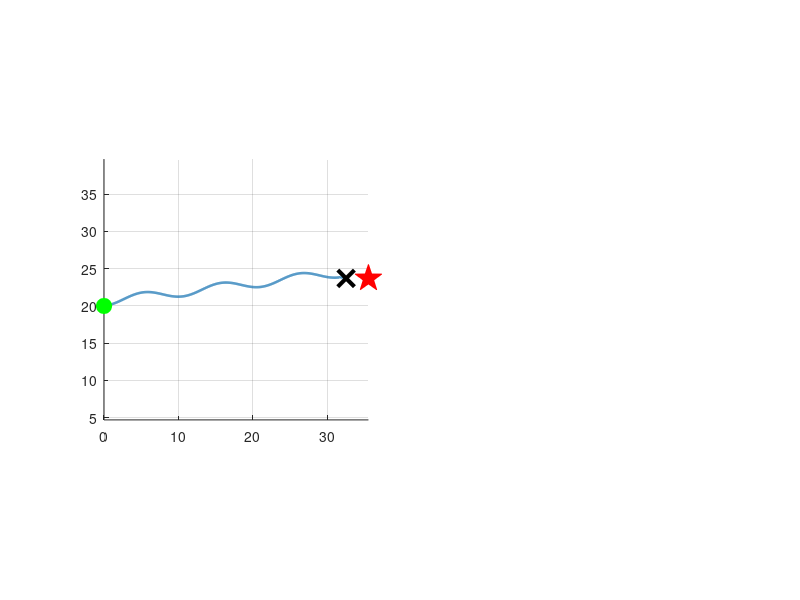

This figure's MATLAB source: (Note: this script raises an error after producing the figure.)
% traj_design.m  — PREVIEW / DESIGN the SLAM-friendly trajectory (no drone, no ROS)
% =========================================================================
% Run this in MATLAB (`run traj_design`) to SEE the path before flying it.
% It integrates the same LEGS list the real probe (slam_traj_probe.m) will fly,
% plus the closed-loop final approach, and plots top-down (x-y) and side (x-z).
% Tweak the LEGS below and re-run to reshape the path. Nothing here commands the
% drone — it's pure math + a plot.
%
% Frame: world (matches read_cmdvel_live_interp integrators). Fixed yaw (camera +x).
%   vx = +forward(east)   vy = +left(north)   vz = +up
% =========================================================================

start_pos = [0; 20; 5];        % drone start (world)
target    = [35.5; 23.7; 3.2]; % stop sign (world)
STANDOFF  = 3.0;               % stop this far in front (-x) of the sign

%% ---------------- THE TRAJECTORY (edit here) ----------------------------
% Keep these values in sync with slam_traj_probe.m — this file previews the
% shape, that one flies it.
TRAJ_MODE = "gentle";        % "gentle" | "weave" | "forward"

% Each leg: { [vx vy vz] (m/s) , duration_s }.  Forward zig-zag: weave y for
% continuous lateral parallax while progressing +x, y-amplitude decaying so it
% converges onto the target's lateral line; gentle descent to target height.
LEGS_WEAVE = { ...
    [1.4,  1.8, -0.12], 4.0 ;   [1.4, -1.8, -0.12], 3.0 ;
    [1.4,  1.6, -0.12], 3.2 ;   [1.4, -1.4, -0.12], 2.6 ;
    [1.4,  1.2, -0.12], 2.4 ;   [1.4, -0.9, -0.12], 2.0 ;
    [1.4,  0.6, -0.10], 1.8 ;   [1.4, -0.3, -0.10], 1.5 };
LEGS_FORWARD = { [1.4,  0.0, -0.08], 22.5 };

% "gentle": vy = A*sin(2*pi*dx/LAMBDA) + BIAS, driven by forward distance dx.
GENTLE_A      = 0.5;    GENTLE_LAMBDA = 10.5;   GENTLE_CYCLES = 3;
GENTLE_BIAS   = 0.17;   GENTLE_VX     = 1.4;    GENTLE_VZ     = -0.08;

switch TRAJ_MODE
    case "forward", LEGS = LEGS_FORWARD;
    case "gentle",  LEGS = {};
    otherwise,      LEGS = LEGS_WEAVE;
end

% final closed-loop approach to the standoff point
APPROACH_KP     = 0.8;    % P gain toward standoff
APPROACH_VMAX   = 1.2;    % clip (m/s)
APPROACH_WIGGLE = 0.4;    % persistent lateral wiggle amplitude (keeps parallax at the end)
APPROACH_TOL    = 0.10;   % arrive within this of standoff

% =========================================================================
%                        (integrate + plot)
% =========================================================================
dt = 0.05;
pos = start_pos;
P = pos.';                       % path samples (rows = [x y z])

% --- open-loop cruise: gentle spatial sinusoid, gated on forward distance ---
if TRAJ_MODE == "gentle"
    dx_want = GENTLE_LAMBDA * GENTLE_CYCLES;
    x0 = pos(1);
    while pos(1) - x0 < dx_want
        vy  = GENTLE_A*sin(2*pi*(pos(1)-x0)/GENTLE_LAMBDA) + GENTLE_BIAS;
        pos = pos + [GENTLE_VX; vy; GENTLE_VZ]*dt;
        P(end+1,:) = pos.'; %#ok<SAGROW>
    end
end

% --- open-loop legs ---
for i = 1:size(LEGS,1)
    v = LEGS{i,1}(:); dur = LEGS{i,2};
    for k = 1:round(dur/dt)
        pos = pos + v*dt;
        P(end+1,:) = pos.'; %#ok<SAGROW>
    end
end

% --- closed-loop approach to standoff (with lateral wiggle) ---
goal = target - [STANDOFF; 0; 0];   % 3 m in front of the sign
for k = 1:800
    err = goal - pos;
    if norm(err) < APPROACH_TOL, break; end
    v = max(min(APPROACH_KP*err, APPROACH_VMAX), -APPROACH_VMAX);
    v(2) = v(2) + APPROACH_WIGGLE*sin(k*0.3);   % non-decaying lateral parallax
    pos = pos + v*dt;
    P(end+1,:) = pos.'; %#ok<SAGROW>
end

% --- stats ---
path_len = sum(vecnorm(diff(P),2,2));
fprintf('\npath length : %.1f m   (straight-line would be %.1f m)\n', ...
    path_len, norm(goal-start_pos));
fprintf('end pos     : [%.2f %.2f %.2f]   dist to sign: %.2f m\n', ...
    P(end,1),P(end,2),P(end,3), norm(P(end,:).'-target));
fprintf('y span      : [%.1f %.1f]  (target y = %.1f)\n', min(P(:,2)),max(P(:,2)),target(2));
fprintf('z           : %.1f -> %.1f  (target z = %.1f)\n\n', P(1,3),P(end,3),target(3));

% --- plot ---
figure('Name','SLAM-friendly trajectory','Color','w','Position',[100 100 1200 480]);
subplot(1,2,1); hold on; grid on; axis equal;
plot(P(:,1),P(:,2),'-','LineWidth',1.8,'Color',[0.12 0.47 0.71]);
plot(start_pos(1),start_pos(2),'go','MarkerSize',11,'MarkerFaceColor','g');
plot(target(1),target(2),'rp','MarkerSize',20,'MarkerFaceColor','r');
plot(goal(1),goal(2),'kx','MarkerSize',12,'LineWidth',3);
yline(target(2),':r');
xlabel('x  (forward, m)'); ylabel('y  (lateral, m)');
title('TOP-DOWN: lateral parallax, converging to target-y');
legend('path','start','stop sign','standoff','Location','best');

subplot(1,2,2); hold on; grid on;
plot(P(:,1),P(:,3),'-','LineWidth',1.8,'Color',[0.12 0.47 0.71]);
plot(start_pos(1),start_pos(3),'go','MarkerSize',11,'MarkerFaceColor','g');
plot(target(1),target(3),'rp','MarkerSize',20,'MarkerFaceColor','r');
plot(goal(1),goal(3),'kx','MarkerSize',12,'LineWidth',3);
yline(target(3),':r');
xlabel('x  (forward, m)'); ylabel('z  (altitude, m)');
title('SIDE: gentle descent to target height');
sgtitle('Proposed SLAM-friendly trajectory  (fixed yaw, world-frame legs)','FontWeight','bold');
